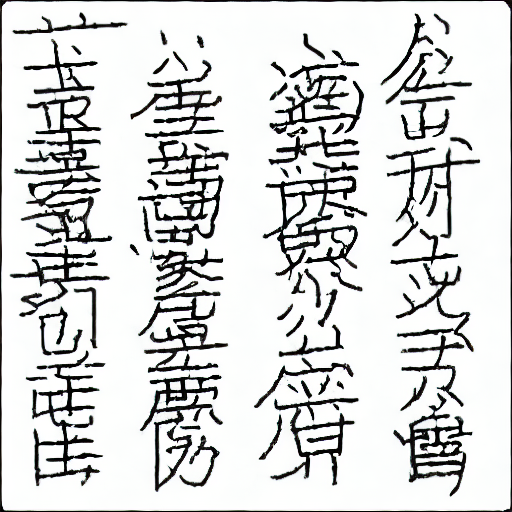
#> input picture data/generated_images/a_Kanji_meaning_fire_0.png, 512 x 512 px
$ python -i data_processing.py   (imports and definitions only)
#> lines starting #> are read from the running program, lines starting #| are printed output that depends on the picture
import xml.etree.ElementTree as ET
import os
import re
import cairosvg
from PIL import Image
import random

DATA_DIR = 'data'
RAW_DIR = os.path.join(DATA_DIR, 'raw')
SVG_DIR = os.path.join(DATA_DIR, 'kanji_svg')
JPG_DIR = os.path.join(DATA_DIR, 'kanji_jpg')

def enhance_contrast(image):
    """Enhance image contrast and convert to binary image"""
    return image.point(lambda x: 0 if x < 128 else 255)

# [4 lines left out: function validate_stroke_color, not called in this run]

def augment_image(image):
    """Image augmentation: add slight rotation and scaling"""
    angle = random.uniform(-5, 5)
    scale = random.uniform(0.95, 1.05)
    return image.rotate(angle).resize(
        (int(128*scale), int(128*scale))
    ).resize((128, 128))

# [124 lines left out: functions process_svg_files, convert_to_images, process_kanjivg, create_metadata, main, not called in this run]

# [2 lines not run here, left out]

>>> from PIL import Image
>>> picture = Image.open('../data/generated_images/a_Kanji_meaning_fire_0.png')
#> picture is the input picture: PIL image 512x512 RGB; mean R, G, B 214.9, 216, 215.5
>>> result = augment_image(picture)
#> in augment_image, `return image.rotate(angle).resize( (int(128*scale), int(128*scale)) )...`:
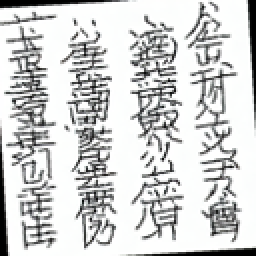
#> returned value: PIL image 128x128 RGB (shown 2 times larger); mean R, G, B 207.6, 208.4, 208.1
